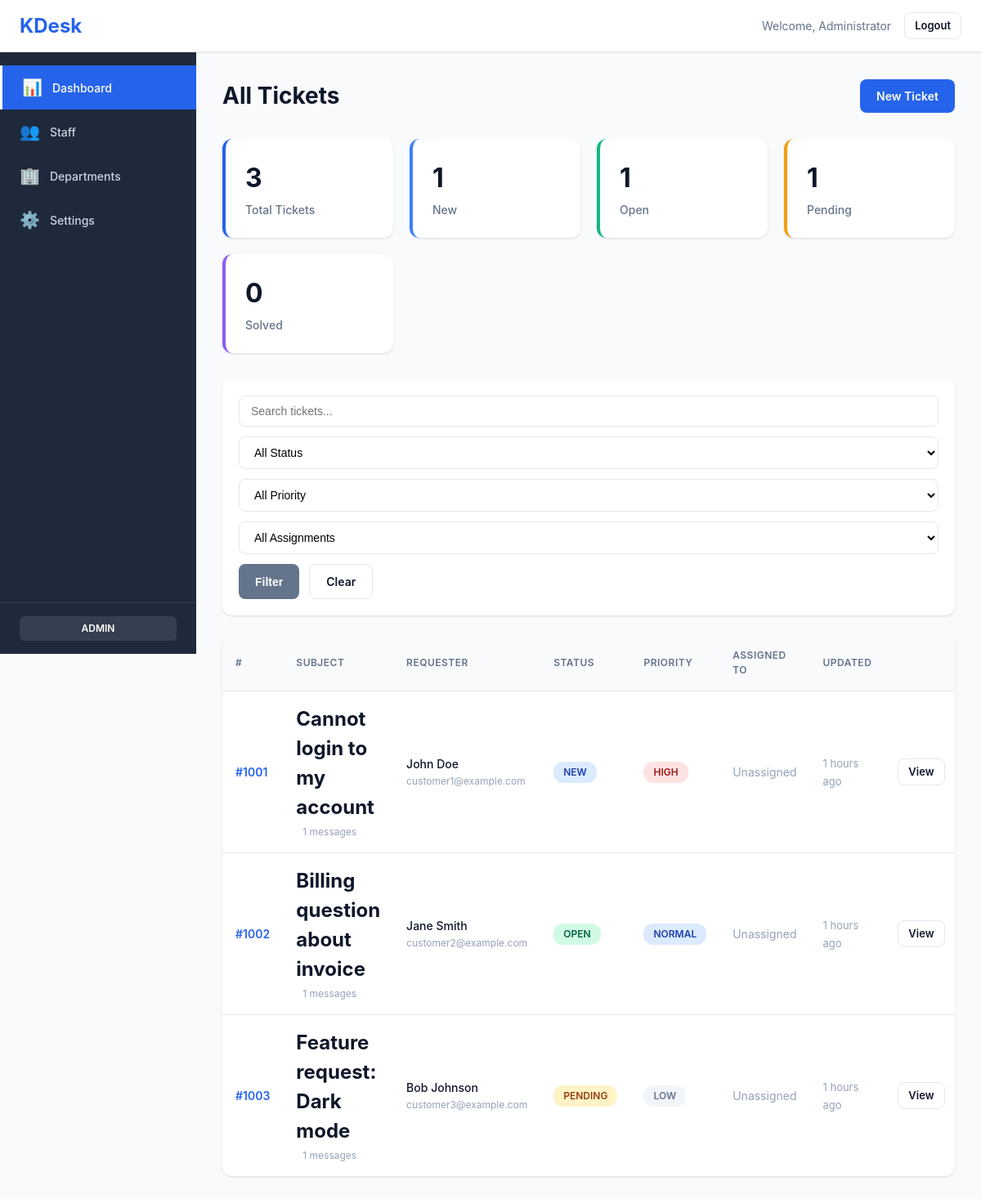
/dashboard.php (signed in), run on the app's committed database.
### tables this page shows
CREATE TABLE users (
    id INT AUTO_INCREMENT PRIMARY KEY,
    email VARCHAR(255) NOT NULL UNIQUE,
    name VARCHAR(255) NOT NULL,
    password VARCHAR(255) NOT NULL,
    role ENUM('staff', 'admin') DEFAULT 'staff',
    department_id INT NULL,
    avatar_url VARCHAR(500) NULL,
    is_active BOOLEAN DEFAULT TRUE,
    must_change_password BOOLEAN DEFAULT TRUE,
    created_at TIMESTAMP DEFAULT CURRENT_TIMESTAMP,
    updated_at TIMESTAMP DEFAULT CURRENT_TIMESTAMP ON UPDATE CURRENT_TIMESTAMP,
    INDEX idx_email (email),
    INDEX idx_department (department_id)
);

CREATE TABLE tickets (
    id INT AUTO_INCREMENT PRIMARY KEY,
    ticket_number INT NOT NULL UNIQUE,
    subject VARCHAR(500) NOT NULL,
    requester_email VARCHAR(255) NOT NULL,
    requester_name VARCHAR(255) NOT NULL,
    status ENUM('new', 'open', 'pending', 'solved', 'closed') DEFAULT 'new',
    priority ENUM('low', 'normal', 'high') DEFAULT 'normal',
    channel ENUM('email', 'web') DEFAULT 'web',
    assigned_to_id INT NULL,
    department_id INT NULL,
    work_order_id VARCHAR(100) NULL,
    created_at TIMESTAMP DEFAULT CURRENT_TIMESTAMP,
    updated_at TIMESTAMP DEFAULT CURRENT_TIMESTAMP ON UPDATE CURRENT_TIMESTAMP,
    INDEX idx_ticket_number (ticket_number),
    INDEX idx_status (status),
    INDEX idx_assigned_to (assigned_to_id),
    INDEX idx_department (department_id),
    INDEX idx_requester_email (requester_email),
    FOREIGN KEY (assigned_to_id) REFERENCES users(id) ON DELETE SET NULL,
    FOREIGN KEY (department_id) REFERENCES departments(id) ON DELETE SET NULL
);

### public/auth.php (called while the page is built, shortened)
<?php
require_once 'db.php';
function isLoggedIn() {
    return isset($_SESSION['user_id']);
}
function getCurrentUser() {
    return db()->fetchOne(
        "SELECT id, email, name, role, department_id, avatar_url, is_active FROM users WHERE id = ?",
        [$_SESSION['user_id']]
    );
}

### public/db.php (called while the page is built, shortened)
<?php
class Database {
    private static $instance = null;
    private $connection;
    private function __construct() {
        try {
            $dsn = "mysql:host=" . DB_HOST . ";dbname=" . DB_NAME . ";charset=" . DB_CHARSET;
            $options = [
                PDO::ATTR_ERRMODE => PDO::ERRMODE_EXCEPTION,
                PDO::ATTR_DEFAULT_FETCH_MODE => PDO::FETCH_ASSOC,
                PDO::ATTR_EMULATE_PREPARES => false,
            ];
            $this->connection = new PDO($dsn, DB_USER, DB_PASS, $options);
        } catch (PDOException $e) {
            die("Database connection failed: " . $e->getMessage());
        }
    }
    public static function getInstance() {
        if (self::$instance === null) {
            self::$instance = new self();
        }
        return self::$instance;
    }
    public function query($sql, $params = []) {
        $stmt = $this->connection->prepare($sql);
        $stmt->execute($params);
        return $stmt;
    }
    public function fetchAll($sql, $params = []) {
        return $this->query($sql, $params)->fetchAll();
    }
    public function fetchOne($sql, $params = []) {
        return $this->query($sql, $params)->fetch();
    }
}
function db() {
    return Database::getInstance();
}

### public/functions.php (called while the page is built, shortened)
<?php
function escape($string) {
    return htmlspecialchars($string, ENT_QUOTES, 'UTF-8');
}
function getStatusBadgeClass($status) {
    $classes = [
        'new' => 'badge-new',
        'open' => 'badge-open',
        'pending' => 'badge-pending',
        'solved' => 'badge-solved',
        'closed' => 'badge-closed'
    ];
    return $classes[$status] ?? 'badge-default';
}
function getPriorityBadgeClass($priority) {
    $classes = [
        'low' => 'badge-low',
        'normal' => 'badge-normal',
        'high' => 'badge-high'
    ];
    return $classes[$priority] ?? 'badge-default';
}
function timeAgo($datetime) {
    $time = strtotime($datetime);
    $diff = time() - $time;
    if ($diff < 86400) return floor($diff / 3600) . ' hours ago';
    return formatDateTime($datetime);
}

### public/dashboard.php (the view, shortened to what this page needs)
<?php
require_once 'auth.php';
require_once 'functions.php';
$user = getCurrentUser();
$isAdmin = $user['role'] === 'admin';
$page = isset($_GET['page']) ? max(1, intval($_GET['page'])) : 1;
$offset = ($page - 1) * ITEMS_PER_PAGE;
$search = $_GET['search'] ?? '';
$where = [];
$params = [];
$whereClause = $where ? 'WHERE ' . implode(' AND ', $where) : '';
$sql = "SELECT t.*,
               u.name as assigned_to_name,
               d.name as department_name,
               (SELECT COUNT(*) FROM messages WHERE ticket_id = t.id) as message_count
        FROM tickets t
        LEFT JOIN users u ON t.assigned_to_id = u.id
        LEFT JOIN departments d ON t.department_id = d.id
        $whereClause
        ORDER BY t.updated_at DESC
        LIMIT " . ITEMS_PER_PAGE . " OFFSET $offset";
$tickets = db()->fetchAll($sql, $params);
$stats = db()->fetchOne("
    SELECT
        COUNT(*) as total,
        SUM(CASE WHEN status = 'new' THEN 1 ELSE 0 END) as new_count,
        SUM(CASE WHEN status = 'open' THEN 1 ELSE 0 END) as open_count,
        SUM(CASE WHEN status = 'pending' THEN 1 ELSE 0 END) as pending_count,
        SUM(CASE WHEN status = 'solved' THEN 1 ELSE 0 END) as solved_count,
        SUM(CASE WHEN status = 'closed' THEN 1 ELSE 0 END) as closed_count
    FROM tickets
    " . (!$isAdmin ? "WHERE assigned_to_id = {$user['id']}" : "")
);
?>
<!DOCTYPE html>
<html lang="en">
<head>
    <link rel="stylesheet" href="assets/css/style.css">
</head>
<body>
    <?php include 'includes/header.php'; ?>
    <div class="container-fluid">
        <div class="row">
            <?php include 'includes/sidebar.php'; ?>
            <main class="main-content">
                <div class="page-header">
                    <h1><?php echo $isAdmin ? 'All Tickets' : 'My Tickets'; ?></h1>
                    <?php if ($isAdmin): ?>
                        <a href="ticket-create.php" class="btn btn-primary">New Ticket</a>
                    <?php endif; ?>
                </div>
                <div class="stats-grid">
                    <div class="stat-card">
                        <div class="stat-value"><?php echo $stats['total']; ?></div>
                        <div class="stat-label">Total Tickets</div>
                    </div>
                    <div class="stat-card stat-new">
                        <div class="stat-value"><?php echo $stats['new_count']; ?></div>
                        <div class="stat-label">New</div>
                    </div>
                    <div class="stat-card stat-open">
                        <div class="stat-value"><?php echo $stats['open_count']; ?></div>
                        <div class="stat-label">Open</div>
                    </div>
                    <div class="stat-card stat-pending">
                        <div class="stat-value"><?php echo $stats['pending_count']; ?></div>
                        <div class="stat-label">Pending</div>
                    </div>
                    <div class="stat-card stat-solved">
                        <div class="stat-value"><?php echo $stats['solved_count']; ?></div>
                        <div class="stat-label">Solved</div>
                    </div>
                </div>
                <div class="filter-bar">
                    <form method="GET" action="" class="filter-form">
                        <input
                            type="text"
                            name="search"
                            placeholder="Search tickets..."
                            value="<?php echo escape($search); ?>"
                            class="form-control search-input"
                        >
                        <select name="status" class="form-control">
                            <option value="">All Status</option>
                        </select>
                        <select name="priority" class="form-control">
                            <option value="">All Priority</option>
                        </select>
                        <?php if ($isAdmin): ?>
                        <select name="assigned" class="form-control">
                            <option value="">All Assignments</option>
                        </select>
                        <?php endif; ?>
                        <button type="submit" class="btn btn-secondary">Filter</button>
                        <a href="dashboard.php" class="btn btn-outline">Clear</a>
                    </form>
                </div>
                <div class="table-container">
                    <table class="table">
                        <thead>
                            <tr>
                                <th width="80">#</th>
                                <th>Subject</th>
                                <th>Requester</th>
                                <th>Status</th>
                                <th>Priority</th>
                                <th>Assigned To</th>
                                <th>Updated</th>
                                <th width="60"></th>
                            </tr>
                        </thead>
                        <tbody>
                            <?php if (empty($tickets)): ?>
                                <tr>
                                    <td colspan="8" class="text-center text-muted">
                                        No tickets found
                                    </td>
                                </tr>
                            <?php else: ?>
                                <?php foreach ($tickets as $ticket): ?>
                                <tr>
                                    <td>
                                        <a href="ticket.php?id=<?php echo $ticket['id']; ?>" class="ticket-number">
                                            #<?php echo $ticket['ticket_number']; ?>
                                        </a>
                                    </td>
                                    <td>
                                        <a href="ticket.php?id=<?php echo $ticket['id']; ?>" class="ticket-subject">
                                            <?php echo escape($ticket['subject']); ?>
                                        </a>
                                        <span class="message-count"><?php echo $ticket['message_count']; ?> messages</span>
                                    </td>
                                    <td>
                                        <div class="requester-info">
                                            <div class="requester-name"><?php echo escape($ticket['requester_name']); ?></div>
                                            <div class="requester-email"><?php echo escape($ticket['requester_email']); ?></div>
                                        </div>
                                    </td>
                                    <td>
                                        <span class="badge <?php echo getStatusBadgeClass($ticket['status']); ?>">
                                            <?php echo ucfirst($ticket['status']); ?>
                                        </span>
                                    </td>
                                    <td>
                                        <span class="badge <?php echo getPriorityBadgeClass($ticket['priority']); ?>">
                                            <?php echo ucfirst($ticket['priority']); ?>
                                        </span>
                                    </td>
                                    <td>
                                        <?php if ($ticket['assigned_to_name']): ?>
                                            <span class="assigned-user"><?php echo escape($ticket['assigned_to_name']); ?></span>
                                        <?php else: ?>
                                            <span class="text-muted">Unassigned</span>
                                        <?php endif; ?>
                                    </td>
                                    <td>
                                        <span class="time-ago"><?php echo timeAgo($ticket['updated_at']); ?></span>
                                    </td>
                                    <td>
                                        <a href="ticket.php?id=<?php echo $ticket['id']; ?>" class="btn btn-sm btn-outline">View</a>
                                    </td>
                                </tr>
                                <?php endforeach; ?>
                            <?php endif; ?>
                        </tbody>
                    </table>
                </div>
            </main>
        </div>
    </div>
</body>
</html>

### public/includes/header.php
<header class="main-header">
    <div class="header-left">
        <a href="dashboard.php" class="logo"><?php echo APP_NAME; ?></a>
    </div>
    <div class="header-right">
        <span class="user-name">Welcome, <?php echo escape($user['name']); ?></span>
        <a href="logout.php" class="btn btn-sm btn-outline">Logout</a>
    </div>
</header>

### public/includes/sidebar.php
<aside class="sidebar">
    <nav class="sidebar-nav">
        <a href="dashboard.php" class="nav-item <?php echo basename($_SERVER['PHP_SELF']) === 'dashboard.php' ? 'active' : ''; ?>">
            <span class="nav-icon">📊</span>
            <span class="nav-label">Dashboard</span>
        </a>
        <?php if ($isAdmin): ?>
        <a href="staff.php" class="nav-item <?php echo basename($_SERVER['PHP_SELF']) === 'staff.php' ? 'active' : ''; ?>">
            <span class="nav-icon">👥</span>
            <span class="nav-label">Staff</span>
        </a>
        <a href="departments.php" class="nav-item <?php echo basename($_SERVER['PHP_SELF']) === 'departments.php' ? 'active' : ''; ?>">
            <span class="nav-icon">🏢</span>
            <span class="nav-label">Departments</span>
        </a>
        <a href="settings.php" class="nav-item <?php echo basename($_SERVER['PHP_SELF']) === 'settings.php' ? 'active' : ''; ?>">
            <span class="nav-icon">⚙️</span>
            <span class="nav-label">Settings</span>
        </a>
        <?php endif; ?>
    </nav>
    <div class="sidebar-footer">
        <div class="user-role-badge">
            <?php echo ucfirst($user['role']); ?>
        </div>
    </div>
</aside>

### data on the page
users: name "Administrator", role "ADMIN"
tickets: ticket_number "1001", subject "Cannot login to my account", message_count "1", requester_name "John Doe", requester_email "customer1@example.com", status "NEW", priority "HIGH", updated_at "1 hours ago"
tickets: ticket_number "1002", subject "Billing question about invoice", message_count "1", requester_name "Jane Smith", requester_email "customer2@example.com", status "OPEN", priority "NORMAL", updated_at "1 hours ago"
tickets: ticket_number "1003", subject "Feature request: Dark mode", message_count "1", requester_name "Bob Johnson", requester_email "customer3@example.com", status "PENDING", priority "LOW", updated_at "1 hours ago"

### other printed values
APP_NAME "KDesk"
$stats['total'] "3"
$stats['new_count'] "1"
$stats['open_count'] "1"
$stats['pending_count'] "1"
$stats['solved_count'] "0"
